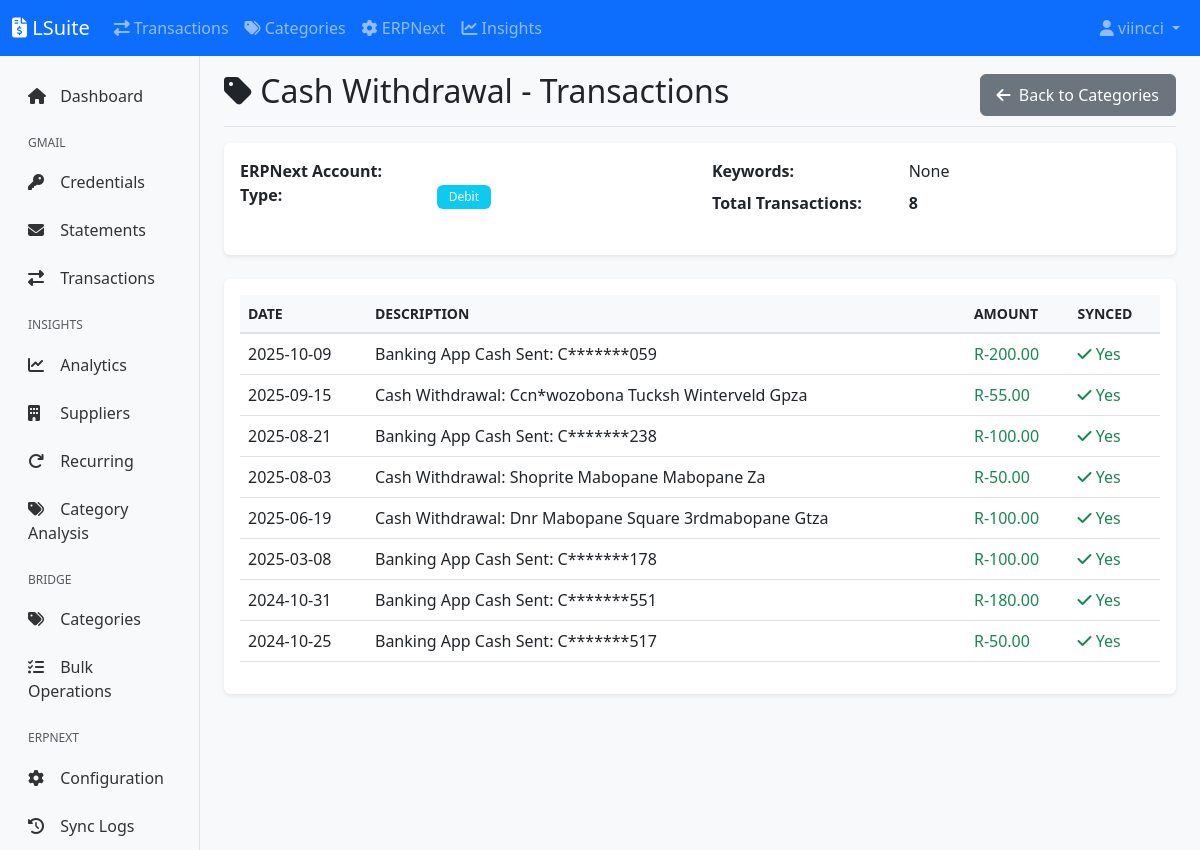
Screenshot of /bridge/categories/14/transactions (signed in) with the database file from the repository.
### lsuite/models.py (models this page shows, shortened)
class User(UserMixin, db.Model):
    __tablename__ = 'users'
    id = db.Column(db.Integer, primary_key=True)
    username = db.Column(db.String(80), unique=True, nullable=False, index=True)
    email = db.Column(db.String(120), unique=True, nullable=False, index=True)
    password_hash = db.Column(db.String(255), nullable=False)
    first_name = db.Column(db.String(50))
    last_name = db.Column(db.String(50))
    is_active = db.Column(db.Boolean, default=True)
    is_admin = db.Column(db.Boolean, default=False)
    created_at = db.Column(db.DateTime, default=datetime.utcnow)
    updated_at = db.Column(db.DateTime, default=datetime.utcnow, onupdate=datetime.utcnow)
    ai_enabled = db.Column(db.Boolean, default=True)
    ai_model = db.Column(db.String(50), default='claude-haiku-4.5')
    ai_can_access_files = db.Column(db.Boolean, default=True)
    ai_can_edit_files = db.Column(db.Boolean, default=True)
    bank_accounts = db.relationship('BankAccount', backref='user', lazy='dynamic', cascade='all, delete-orphan')
    transactions = db.relationship('Transaction', backref='user', lazy='dynamic', cascade='all, delete-orphan')
    bank_transactions = db.relationship('BankTransaction', backref='user', lazy='dynamic', cascade='all, delete-orphan')
    invoices = db.relationship('Invoice', backref='user', lazy='dynamic', cascade='all, delete-orphan')
    email_statements = db.relationship('EmailStatement', backref='user', lazy='dynamic', cascade='all, delete-orphan')

class TransactionCategory(db.Model):
    __tablename__ = 'transaction_categories'
    id = db.Column(db.Integer, primary_key=True)
    name = db.Column(db.String(100), nullable=False, unique=True)
    erpnext_account = db.Column(db.String(200), nullable=False)
    transaction_type = db.Column(db.String(20), nullable=False)
    keywords = db.Column(db.Text)
    active = db.Column(db.Boolean, default=True)
    color = db.Column(db.Integer)
    created_at = db.Column(db.DateTime, default=datetime.utcnow)
    transactions = db.relationship('BankTransaction', back_populates='category', lazy='dynamic')

class BankTransaction(db.Model):
    __tablename__ = 'bank_transactions'
    id = db.Column(db.Integer, primary_key=True)
    user_id = db.Column(db.Integer, db.ForeignKey('users.id'), nullable=False)
    bank_account_id = db.Column(db.Integer, db.ForeignKey('bank_accounts.id'), nullable=True)
    statement_id = db.Column(db.Integer, db.ForeignKey('email_statements.id'))
    date = db.Column(db.Date, nullable=False, index=True)
    posting_date = db.Column(db.Date, index=True)
    description = db.Column(db.String(500), nullable=False)
    reference_number = db.Column(db.String(100), index=True)
    deposit = db.Column(db.Numeric(15, 2), default=0.00)
    withdrawal = db.Column(db.Numeric(15, 2), default=0.00)
    balance = db.Column(db.Numeric(15, 2))
    currency = db.Column(db.String(3), default='ZAR')
    unallocated_amount = db.Column(db.Numeric(15, 2))
    category_id = db.Column(db.Integer, db.ForeignKey('transaction_categories.id'))
    tags = db.Column(db.String(500))
    notes = db.Column(db.Text)
    is_reconciled = db.Column(db.Boolean, default=False)
    reconciled_date = db.Column(db.DateTime)
    invoice_id = db.Column(db.Integer, db.ForeignKey('invoices.id'))
    erpnext_id = db.Column(db.String(100), index=True)
    erpnext_synced = db.Column(db.Boolean, default=False)
    erpnext_sync_date = db.Column(db.DateTime)
    erpnext_journal_entry = db.Column(db.String(100))
    erpnext_error = db.Column(db.Text)
    created_at = db.Column(db.DateTime, default=datetime.utcnow)
    updated_at = db.Column(db.DateTime, default=datetime.utcnow, onupdate=datetime.utcnow)
    category = db.relationship('TransactionCategory', back_populates='transactions')
    @property
    def amount(self):
        return float(self.deposit or 0) - float(self.withdrawal or 0)
    @property
    def transaction_type(self):
        if self.deposit and self.deposit > 0:
            return 'deposit'
        elif self.withdrawal and self.withdrawal > 0:
            return 'withdrawal'
        return 'unknown'

### lsuite/bridge/routes.py (the view)
@bridge_bp.route('/categories/<int:id>/transactions')
@login_required
def category_transactions(id):
    category = TransactionCategory.query.get_or_404(id)
    page = request.args.get('page', 1, type=int)
    transactions = category.transactions.order_by(
        BankTransaction.date.desc()
    ).paginate(
        page=page,
        per_page=current_app.config['ITEMS_PER_PAGE']
    )
    return render_template('bridge/category_transactions.html',
                         category=category,
                         transactions=transactions)

### lsuite/extensions.py (called while the page is built)
@login_manager.user_loader
def load_user(user_id):
    from lsuite.models import User
    return User.query.get(int(user_id))

### lsuite/templates/bridge/category_transactions.html (shortened to what this page needs)
{% extends "base.html" %}
{% block content %}
<div class="d-flex justify-content-between align-items-center pt-3 pb-2 mb-3 border-bottom">
    <h1 class="h2">
        <i class="fas fa-tag"></i> {{ category.name }} - Transactions
    </h1>
    <a href="{{ url_for('bridge.categories') }}" class="btn btn-secondary">
        <i class="fas fa-arrow-left"></i> Back to Categories
    </a>
</div>
<div class="card mb-4">
    <div class="card-body">
        <div class="row">
            <div class="col-md-6">
                <dl class="row">
                    <dt class="col-sm-5">ERPNext Account:</dt>
                    <dd class="col-sm-7">{{ category.erpnext_account }}</dd>
                    <dt class="col-sm-5">Type:</dt>
                    <dd class="col-sm-7">
                        <span class="badge bg-{{ 'danger' if category.transaction_type == 'expense' else 'success' if category.transaction_type == 'income' else 'info' }}">
                            {{ category.transaction_type|capitalize }}
                        </span>
                    </dd>
                </dl>
            </div>
            <div class="col-md-6">
                <dl class="row">
                    <dt class="col-sm-5">Keywords:</dt>
                    <dd class="col-sm-7">{{ category.keywords or 'None' }}</dd>
                    <dt class="col-sm-5">Total Transactions:</dt>
                    <dd class="col-sm-7"><strong>{{ transactions.total }}</strong></dd>
                </dl>
            </div>
        </div>
    </div>
</div>
{% if transactions.items %}
<div class="card">
    <div class="card-body">
        <div class="table-responsive">
            <table class="table table-hover">
                <thead>
                    <tr>
                        <th>Date</th>
                        <th>Description</th>
                        <th>Amount</th>
                        <th>Synced</th>
                    </tr>
                </thead>
                <tbody>
                    {% for trans in transactions.items %}
                    <tr>
                        <td>{{ trans.date }}</td>
                        <td>{{ trans.description }}</td>
                        <td class="text-{{ 'danger' if trans.transaction_type == 'debit' else 'success' }}">
                            R{{ "%.2f"|format(trans.amount) }}
                        </td>
                        <td>
                            {% if trans.erpnext_synced %}
                                <span class="text-success"><i class="fas fa-check"></i> Yes</span>
                            {% else %}
                                <span class="text-muted"><i class="fas fa-times"></i> No</span>
                            {% endif %}
                        </td>
                    </tr>
                    {% endfor %}
                </tbody>
            </table>
        </div>
    </div>
</div>
{% else %}
<div class="alert alert-info">
    <i class="fas fa-info-circle"></i>
    No transactions found for this category.
</div>
{% endif %}
{% endblock %}

### lsuite/templates/components/navbar.html (shortened to what this page needs)
<nav class="navbar navbar-expand-lg navbar-dark bg-primary">
    <div class="container-fluid">
        <a class="navbar-brand" href="{{ url_for('main.index') if current_user.is_authenticated else url_for('auth.login') }}">
            <i class="fas fa-file-invoice-dollar"></i> LSuite
        </a>
        <div class="collapse navbar-collapse" id="navbarNav">
            {% if current_user.is_authenticated %}
            <ul class="navbar-nav me-auto">
                <li class="nav-item">
                    <a class="nav-link" href="{{ url_for('gmail.transactions') }}">
                        <i class="fas fa-exchange-alt"></i> Transactions
                    </a>
                </li>
                <li class="nav-item">
                    <a class="nav-link" href="{{ url_for('bridge.categories') }}">
                        <i class="fas fa-tags"></i> Categories
                    </a>
                </li>
                <li class="nav-item">
                    <a class="nav-link" href="{{ url_for('erpnext.configs') }}">
                        <i class="fas fa-cog"></i> ERPNext
                    </a>
                </li>
                <li class="nav-item">
                    <a class="nav-link" href="{{ url_for('insights.dashboard') }}">
                        <i class="fas fa-chart-line"></i> Insights
                    </a>
                </li>
            </ul>
            {% endif %}
            <ul class="navbar-nav ms-auto">
                {% if current_user.is_authenticated %}
                    <li class="nav-item dropdown">
                        <a class="nav-link dropdown-toggle" href="#" id="userDropdown" role="button" data-bs-toggle="dropdown">
                            <i class="fas fa-user"></i> {{ current_user.username }}
                        </a>
                    </li>
                {% endif %}
            </ul>
        </div>
    </div>
</nav>

### lsuite/static/css/style.css (style rules this page uses)
body { font-family: 'Segoe UI', Tahoma, Geneva, Verdana, sans-serif; background-color: #f8f9fa; }
.card { border: none; box-shadow: 0 0.125rem 0.25rem rgba(0, 0, 0, .075); transition: transform 0.2s, box-shadow 0.2s; }
.btn { border-radius: 0.375rem; font-weight: 500; padding: 0.5rem 1rem; }
.btn i { margin-right: 0.25rem; }
.table { background-color: #fff; }
.table thead th { background-color: #f8f9fa; border-bottom: 2px solid #dee2e6; font-weight: 600; text-transform: uppercase; font-size: 0.875rem; }
.badge { padding: 0.375rem 0.75rem; font-weight: 500; }

### rows the page displays
User: username "viincci"
TransactionCategory: name "Cash Withdrawal", transaction_type "Debit", keywords "None"
BankTransaction: amount "-200.00", erpnext_synced True (drawn)
BankTransaction: amount "-55.00", erpnext_synced True (drawn)
BankTransaction: amount "-100.00", erpnext_synced True (drawn)
BankTransaction: amount "-50.00", erpnext_synced True (drawn)
BankTransaction: amount "-100.00", erpnext_synced True (drawn)
BankTransaction: amount "-100.00", erpnext_synced True (drawn)
BankTransaction: amount "-180.00", erpnext_synced True (drawn)
BankTransaction: amount "-50.00", erpnext_synced True (drawn)

### other values shown
{{ transactions.total }} "8"
